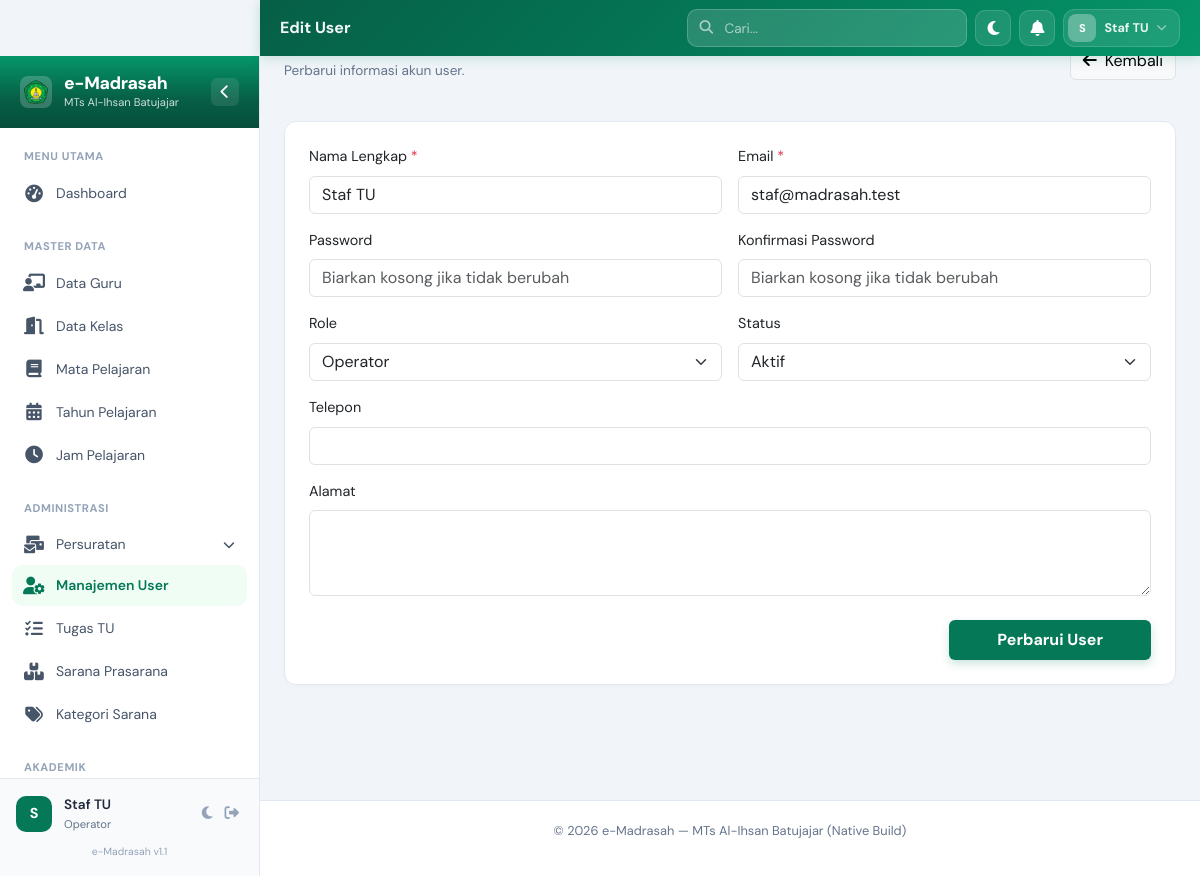
The page /modules/users/edit.php?id=3 (signed in) on the database its author committed.
### tables this page shows
CREATE TABLE `users` (
  `id` bigint unsigned NOT NULL AUTO_INCREMENT,
  `name` varchar(255) NOT NULL,
  `email` varchar(255) NOT NULL,
  `email_verified_at` timestamp NULL DEFAULT NULL,
  `phone` varchar(20) DEFAULT NULL,
  `alamat` text,
  `is_active` tinyint(1) DEFAULT '1',
  `password` varchar(255) NOT NULL,
  `role` enum('admin','guru','wali_murid','siswa','operator') DEFAULT 'operator',
  `remember_token` varchar(100) DEFAULT NULL,
  `created_at` timestamp NULL DEFAULT NULL,
  `updated_at` timestamp NULL DEFAULT NULL,
  PRIMARY KEY (`id`),
  UNIQUE KEY `users_email_unique` (`email`),
  KEY `idx_role` (`role`),
  KEY `idx_is_active` (`is_active`)
);

### modules/users/edit.php (the view, shortened to what this page needs)
<?php
include __DIR__ . '/../../includes/header.php';
$user = null;
if (isset($_GET['id'])) {
    $stmt = $pdo->prepare("SELECT * FROM users WHERE id = ?");
    $stmt->execute([$_GET['id']]);
    $user = $stmt->fetch();
}
?>
<div class="page-header mb-4 fade-in">
    <div>
        <h2 class="page-title">Edit User</h2>
        <p class="page-subtitle">Perbarui informasi akun user.</p>
    </div>
    <div>
        <a href="index.php" class="btn btn-light border">
            <i class="fas fa-arrow-left me-2"></i>Kembali
        </a>
    </div>
</div>
<div class="card border-0 shadow-sm p-4 fade-in">
    <form action="update.php" method="POST">
        <div class="row g-3">
            <div class="col-md-6">
                <label class="form-label">Nama Lengkap <span class="text-danger">*</span></label>
                <input type="text" name="name" class="form-control" value="<?php echo htmlspecialchars($user['name']); ?>" required>
            </div>
            <div class="col-md-6">
                <label class="form-label">Email <span class="text-danger">*</span></label>
                <input type="email" name="email" class="form-control" value="<?php echo htmlspecialchars($user['email']); ?>" required>
            </div>
            <div class="col-md-6">
                <label class="form-label">Password</label>
                <input type="password" name="password" class="form-control" placeholder="Biarkan kosong jika tidak berubah">
            </div>
            <div class="col-md-6">
                <label class="form-label">Konfirmasi Password</label>
                <input type="password" name="password_confirmation" class="form-control" placeholder="Biarkan kosong jika tidak berubah">
            </div>
            <div class="col-md-6">
                <label class="form-label">Role</label>
                <select name="role" class="form-select">
                    <?php foreach (['operator', 'admin', 'guru', 'wali_murid', 'siswa'] as $role): ?>
                        <option value="<?php echo $role; ?>" <?php echo ($user['role'] === $role) ? 'selected' : ''; ?>><?php echo ucfirst(str_replace('_', ' ', $role)); ?></option>
                    <?php endforeach; ?>
                </select>
            </div>
            <div class="col-md-6">
                <label class="form-label">Status</label>
                <select name="is_active" class="form-select">
                    <option value="1" <?php echo ($user['is_active'] == 1) ? 'selected' : ''; ?>>Aktif</option>
                </select>
            </div>
            <div class="col-md-12">
                <label class="form-label">Telepon</label>
                <input type="text" name="phone" class="form-control" value="<?php echo htmlspecialchars($user['phone']); ?>">
            </div>
            <div class="col-md-12">
                <label class="form-label">Alamat</label>
                <textarea name="alamat" class="form-control" rows="3"><?php echo htmlspecialchars($user['alamat']); ?></textarea>
            </div>
        </div>
        <div class="text-end mt-4">
            <button type="submit" class="btn btn-primary px-5 fw-bold">Perbarui User</button>
        </div>
    </form>
</div>
<?php include __DIR__ . '/../../includes/footer.php'; ?>

### assets/css/custom.css (style rules this page uses)
:root { --em-green-950: #022c22; --em-green-900: #064e3b; --em-green-800: #065f46; --em-green-700: #047857; --em-green-600: #059669; --em-green-500: #10b981; --em-green-200: #a7f3d0; --em-green-100: #d1fae5; --em-green-50 : #f0fdf4; --em-gold : #b45309; --em-gold-light: #fef3c7; --em-gray-950: #020617; --em-gray-900: #0f172a; --em-gray-800: #1e293b; --em-gray-700: #334155; --em-gray-600: #475569; --em-gray-500: #64748b; --em-gray-400: #94a3b8; --em-gray-300: #cbd5e1; --em-gray-200: #e2e8f0; --em-gray-100: #f1f5f9; --em-gray-50 : #f8fafc; --em-white : #ffffff; --em-primary : var(--em-green-700); --em-primary-dark : var(--em-green-800); --em-primary-darker : var(--em-green-900); --em-surface : var(--em-white); --em-bg : #f1f5f9; --em-border : #e2e8f0; --em-text : #1e293b; --em-text-muted : #64748b; --em-sidebar-w : 260px; --em-sidebar-collapsed-w: 75px; --em-header-h : 56px; --em-r-md : 10px; --em-r-lg : 14px; --em-r-xl : 20px; --em-r-full: 9999px; --em-ease : cubic-bezier(0.4, 0, 0.2, 1); --em-dur : 250ms; }
body { font-family: 'DM Sans', 'Segoe UI', system-ui, sans-serif; background: var(--em-bg); color: var(--em-text); font-size: 0.9rem; -webkit-font-smoothing: antialiased; overflow-x: hidden; transition: background-color 0.3s ease, color 0.3s ease; }
h1, h2, h3, h4, h5, h6 { font-family: 'Plus Jakarta Sans', sans-serif; font-weight: 700; }
.fade-in { animation: emFadeIn 0.5s ease both; }
.card.fade-in { animation-delay: 0.05s; }
.card:nth-child(2).fade-in { animation-delay: 0.1s; }
.card { border-radius: 12px !important; border: 1px solid var(--em-border) !important; box-shadow: 0 2px 4px rgba(0,0,0,0.02) !important; background: var(--em-white); transition: transform 0.2s, box-shadow 0.2s; }
.btn-primary { background: var(--em-primary); border: none; padding: 8px 20px; font-weight: 600; box-shadow: 0 4px 10px rgba(4, 120, 87, 0.2); }
.fade-in { animation: fadeIn 0.4s ease-out; }
.page-header { display: flex; flex-wrap: wrap; gap: 16px; justify-content: space-between; align-items: center; margin-bottom: 24px; }
.page-title { font-size: 1.5rem; font-weight: 800; color: var(--em-gray-900); }
.page-subtitle { font-size: 0.85rem; color: var(--em-gray-500); }

### rows shown on the page
users: name "Staf TU", email "staf@madrasah.test", role "Operator", is_active "Aktif"

### other values the page prints
$page_title "Edit User"
substr($_SESSION['user_name'] ?? 'A', 0, 1) "S"
$_SESSION['user_name'] "Staf TU"
$_SESSION['user_role'] "Operator"
